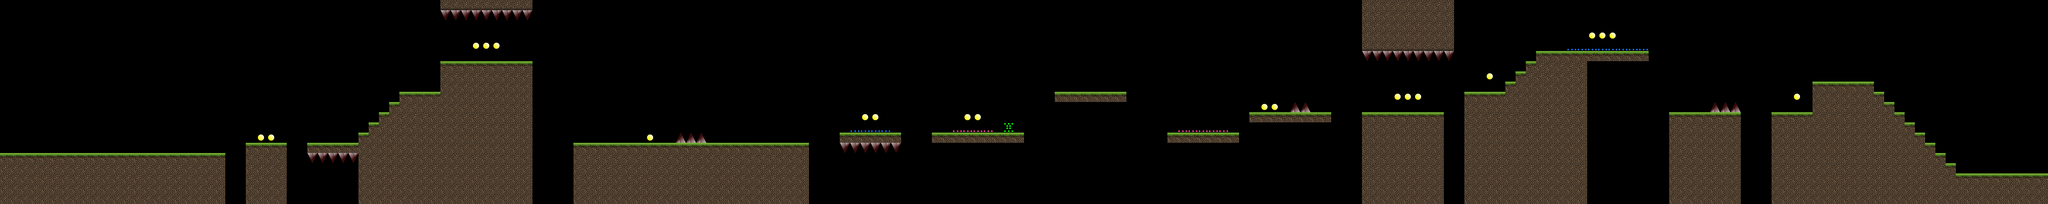

Below is a game level as drawn by its tile map, then a one-line description and the .tmx that defines it (tile-layer data replaced by summaries):
An orthogonal 200x20 tile map with 32x32 px tiles, 2 tile layers (Main, Object), 2 tilesets.

<map version="1.0" orientation="orthogonal" renderorder="right-down" width="200" height="20" tilewidth="32" tileheight="32">
 <tileset firstgid="1" name="tileset" tilewidth="32" tileheight="32">
  <image tid="0" source="tileset.png" width="96" height="256" />
 </tileset>
 <tileset firstgid="25" name="tileset2" tilewidth="32" tileheight="32">
  <image tid="8" source="tileset2.png" width="96" height="32" />
 </tileset>
 <layer name="Main" width="200" height="20">
  <data>[4000 cells, 1066 non-empty, 3 distinct tile ids]</data>
 </layer>
 <layer name="Object" width="200" height="20">
  <data>[4000 cells, 79 non-empty, 6 distinct tile ids]</data>
 </layer>
</map>
